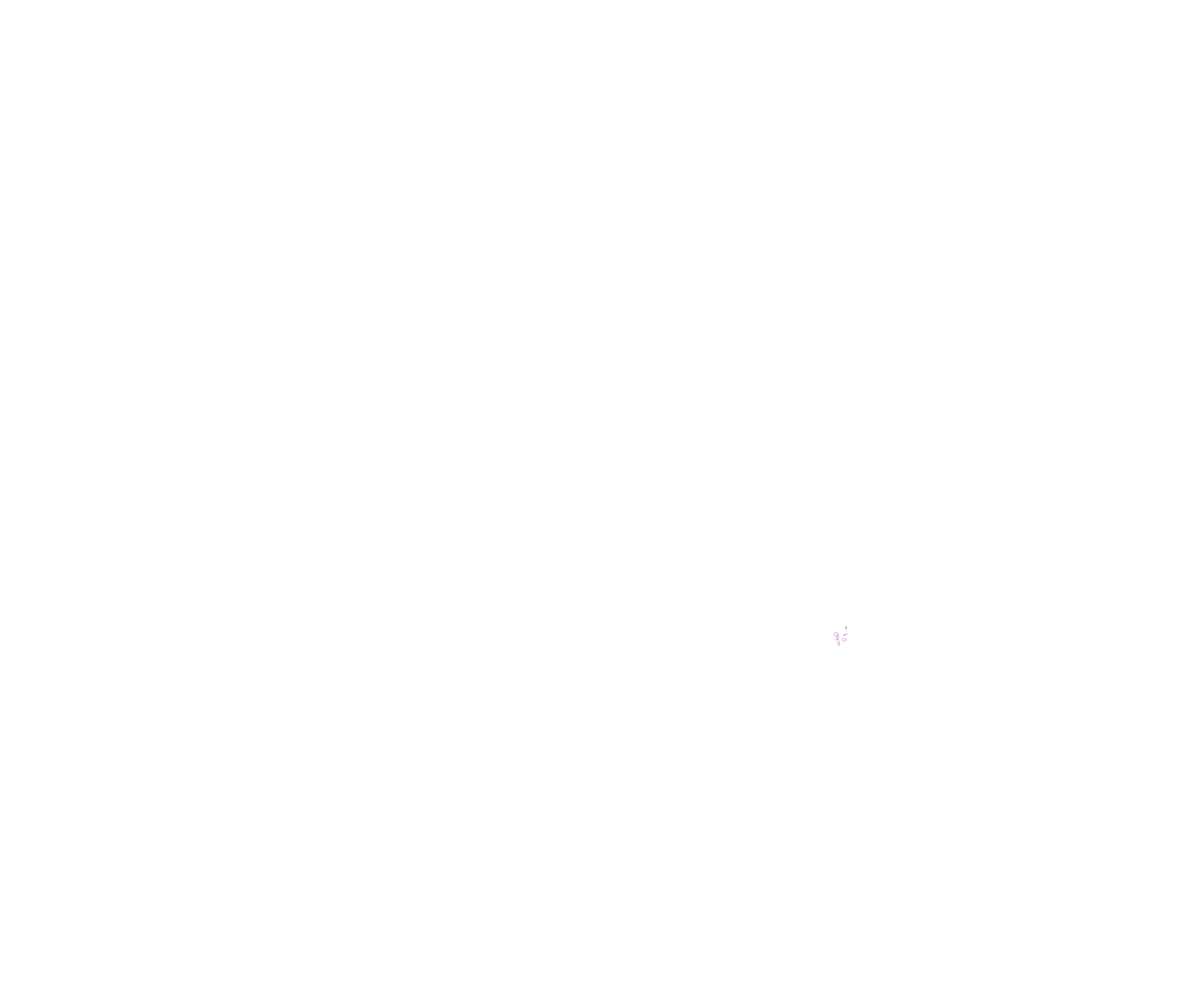
Frame 1 (no input)
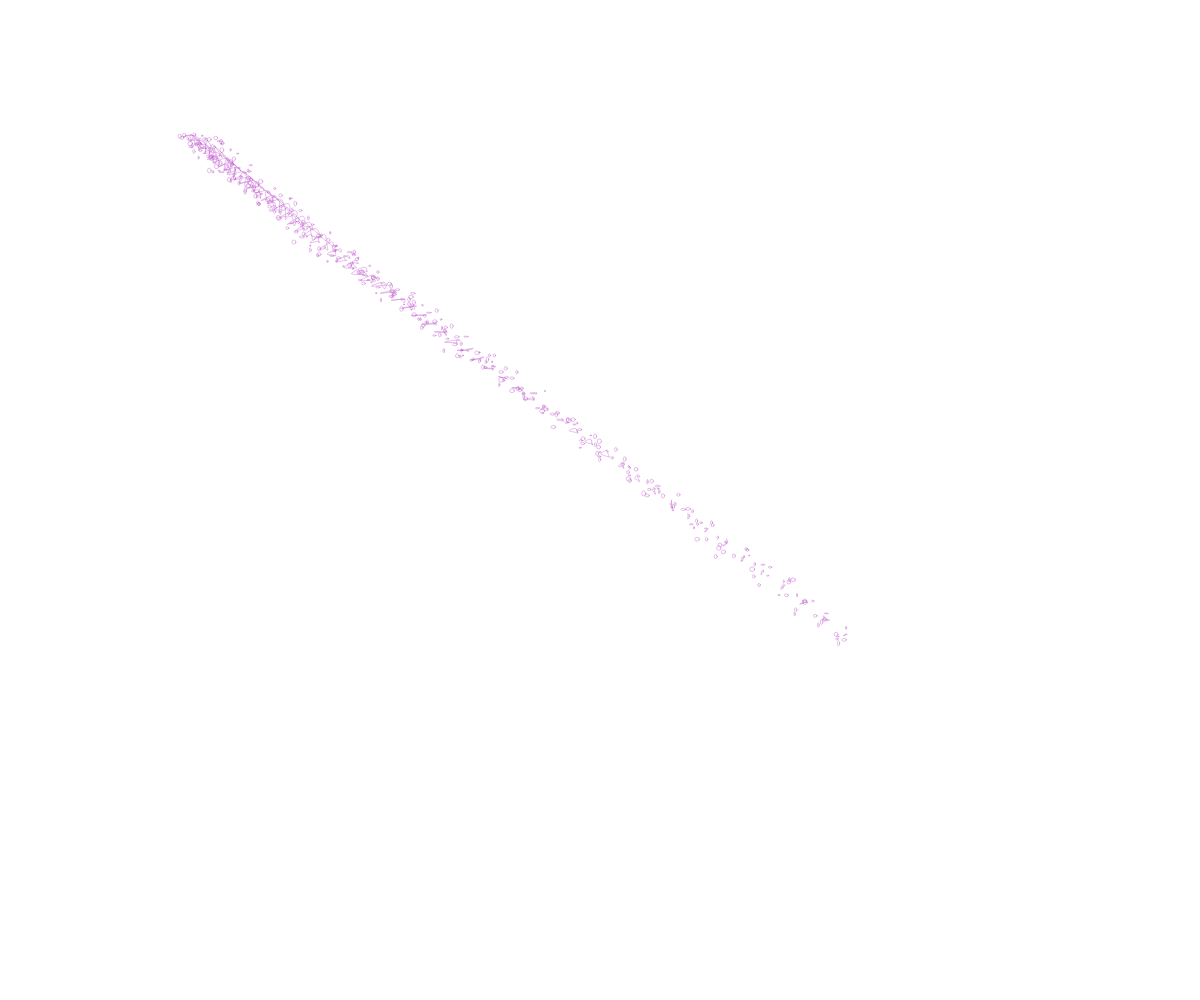
Frame 60 (no input)
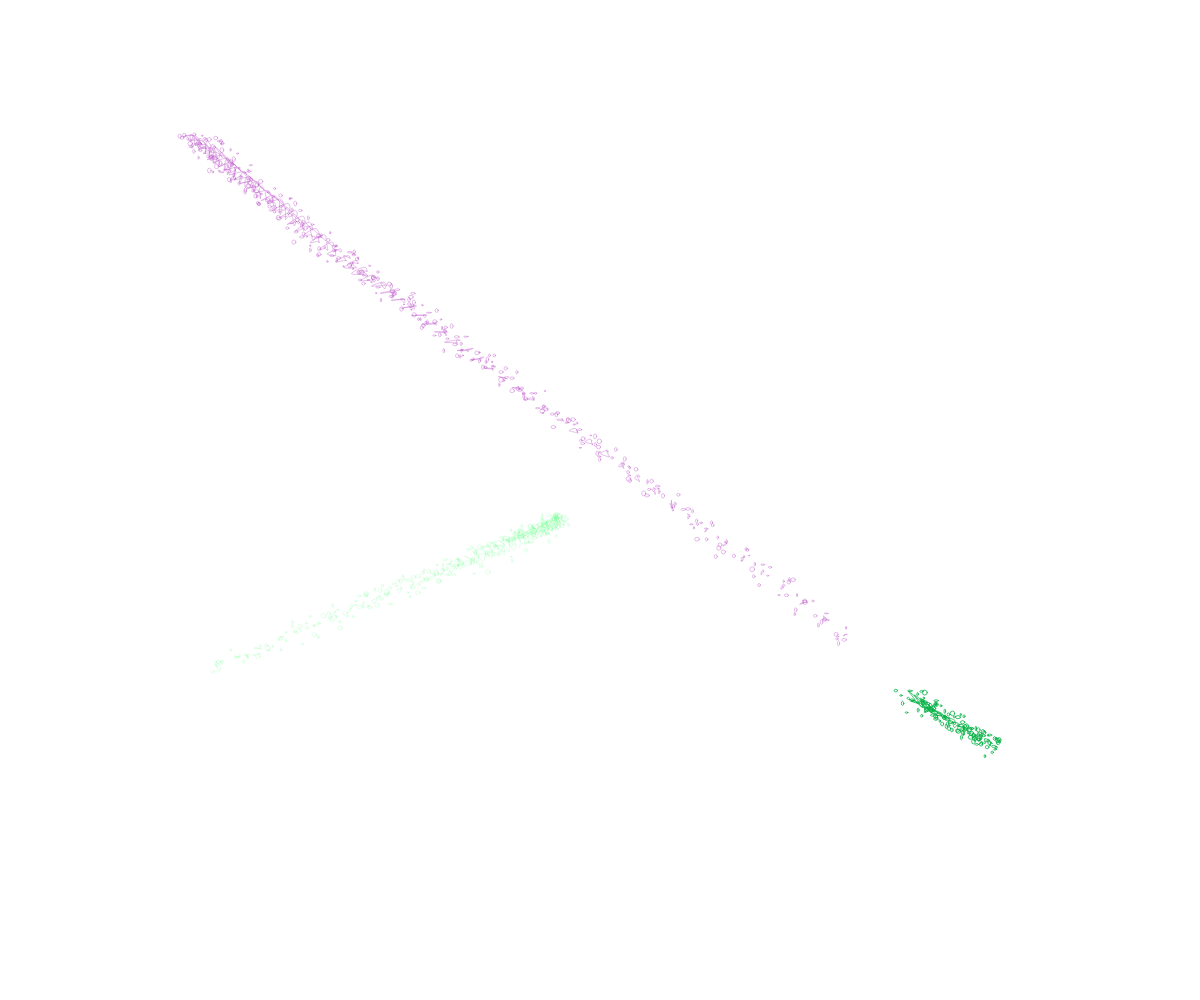
Frame 120 (the mouse pressed at the canvas centre since frame 60)

The p5.js sketch that drew these frames (run headless with seeded random() and noise() and a simulated clock; from frame 60 on, the mouse is pressed at the canvas centre):

// p5.js sketch
// ── sketch.js
'use strict';

var formResolution = 6;
var centerX;
var centerY;
var x = [];
var y = [];

//- added vars
var strokeWeightVar = 0;

function setup() {
  createCanvas(windowWidth, windowHeight);

  // init shape
  //-start at a random position on the canvas
  centerX = random(0, width);
  centerY = random(((height * 3) / 5), ((height * 4) / 5));
  var angle = radians(360 / formResolution);
  for (var i = 0; i < formResolution; i++) {
    x.push(10);
    y.push(10);
  }
  
  stroke(int(random(0, 255)), int(random(0, 255)), int(random(0, 255)));
  
  strokeWeightVar = random(0.15, 0.95);
  strokeWeight(strokeWeightVar);
  background(255);
}

function draw() {
  // floating towards mouse position
  strokeWeight(strokeWeightVar);
  //-I want it to move faster when the stroke weight is heavier
  centerX += (mouseX - centerX) * (0.01 / strokeWeightVar);
  centerY += (mouseY - centerY) * (0.01 / strokeWeightVar);

  // calculate new points
  for (var i = 0; i < formResolution; i++) {
    x[i] += random(random(-2.5, 1), random(-1, 2.5));
    y[i] += random(random(-2.5, 1), random(-1, 2.5));
    //-uncomment to add shapes to corners, randomized size
    ellipse(x[i] + centerX + random(-x[i], x[i]), y[i] + centerY + random(-y[i],  y[i]), random(1, 5), random(1, 5));
  }

  noFill();
  
  beginShape();
  // first controlpoint
  curveVertex(x[formResolution - 1] + centerX, y[formResolution - 1] + centerY);

  // only these points are drawn
  for (var i = 0; i < formResolution; i++) {
    curveVertex(x[i] + centerX, y[i] + centerY);
  }
  curveVertex(x[0] + centerX, y[0] + centerY);

  // end controlpoint
  curveVertex(x[1] + centerX, y[1] + centerY);
  endShape();
  
  
  // if at any point the shape gets too close to the mouse, reset
  if(abs(mouseX - centerX) < 30 && abs(mouseY - centerY) < 30){
     reset();
  }
}

function mousePressed() {
  // empty the arrays
  stroke(int(random(0, 255)), int(random(0, 255)), int(random(0, 255)));
  
  while(x.length > 0){
    x.pop();
  }
  while(y.length > 0){
    y.pop();
  }
  //-start at a random position on the canvas
  centerX = random(0, width);
  centerY = random(((height * 3) / 5), ((height * 4) / 5));
  var angle = radians(360 / formResolution);
  for (var i = 0; i < formResolution; i++) {
    x.push(-10);
    y.push(10);
  }
  
  strokeWeightVar = random(0.15, 0.95);
  strokeWeight(strokeWeightVar);
}

function reset() {
  stroke(int(random(0, 255)), int(random(0, 255)), int(random(0, 255)));
  // empty the arrays
  while(x.length > 0){
    x.pop();
  }
  while(y.length > 0){
    y.pop();
  }
  //-start at a random position on the canvas
  centerX = random(0, width);
  centerY = random(((height * 3) / 5), ((height * 4) / 5));
  var angle = radians(360 / formResolution);
  for (var i = 0; i < formResolution; i++) {
    x.push(-10);
    y.push(10);
  }
  
  strokeWeightVar = random(0.15, 0.95);
  strokeWeight(strokeWeightVar);
}
